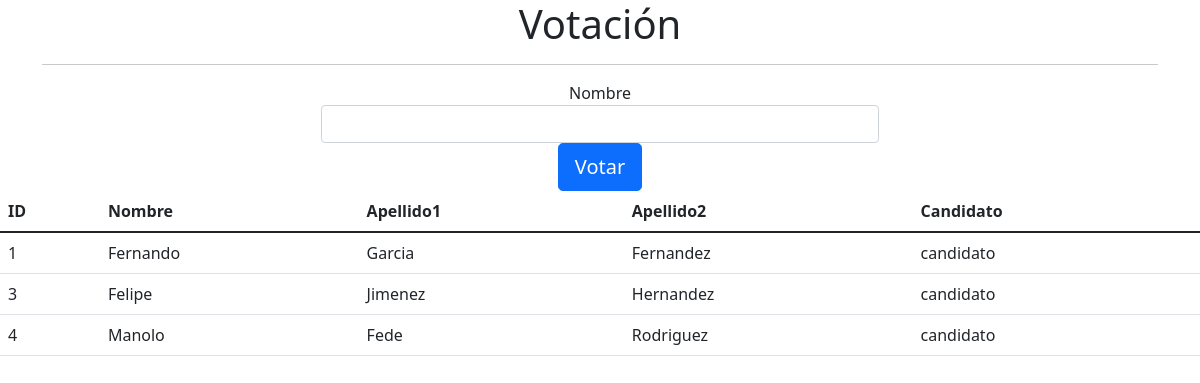
Screenshot of /voto.php with the database file from the repository.
### tables this page shows
CREATE TABLE `Alumno` (
  `ID` int(10) NOT NULL AUTO_INCREMENT,
  `Nombre` varchar(15) NOT NULL,
  `Apellido1` varchar(15) NOT NULL,
  `Apellido2` varchar(15) NOT NULL,
  `Delegado` varchar(10) NOT NULL,
  `votos` int(10) NOT NULL,
  PRIMARY KEY (`ID`)
);

### www/voto.php (the view, shortened to what this page needs)
<!DOCTYPE html>
<html lang="en">
<head>
<link href="https://cdn.jsdelivr.net/npm/bootstrap@5.1.3/dist/css/bootstrap.min.css" rel="stylesheet">
</head>
<body>
        <div id="wrapper" class="container">
                 <center>
                    <h1>Votación</h1><hr>
                        <form  method="POST" name="form-work" action="guardar.php">
                                <fieldset>
                                  <div class="form-group">
                                    <div class="col-md-6">
                                      <label class="control-label" for="nome">Nombre</label>
                                      <input name="nombre" class="form-control" type="text">
                                      </div>
                                     </div>
                                    <div class="form-group">
                                      <div class="col-md-12">
                                        <button type="submit" class="btn btn-primary btn-lg btn-block info">Votar</button>
                                      </div>
</div>
                                </fieldset>
                              </form>
                 </center>
              </div>
<?php
$conn = mysqli_connect('db', 'user', 'test', 'myDb', 3306);
mysqli_set_charset($conn, "utf8");
?>
    <table class="table">
<thead class="thread-dark">
<tr>
<th scope="col">ID</th>
<th scope="col">Nombre</th>
<th scope="col">Apellido1</th>
<th scope="col">Apellido2</th>
<th scope="col">Candidato</th>
</tr>
</thead>
<tbody>
 <?php
    $query=mysqli_query($conn,"SELECT * FROM `Alumno` WHERE delegado = 'candidato'");
    while($row=mysqli_fetch_array($query)){
    ?>
<tr>
<td><?=$row['ID']; ?></th>
<td><?=$row['Nombre']; ?> </td>
<td><?=$row['Apellido1']; ?> </td>
<td><?=$row['Apellido2']; ?> </td>
<td><?=$row['Delegado']; ?> </td>
</tr>
<?php } ?>
</tbody>
</table>
</body>
</html>

### rows the page displays
alumno: ID "1", Nombre "Fernando", Apellido1 "Garcia", Apellido2 "Fernandez", Delegado "candidato"
alumno: ID "3", Nombre "Felipe", Apellido1 "Jimenez", Apellido2 "Hernandez", Delegado "candidato"
alumno: ID "4", Nombre "Manolo", Apellido1 "Fede", Apellido2 "Rodriguez", Delegado "candidato"
